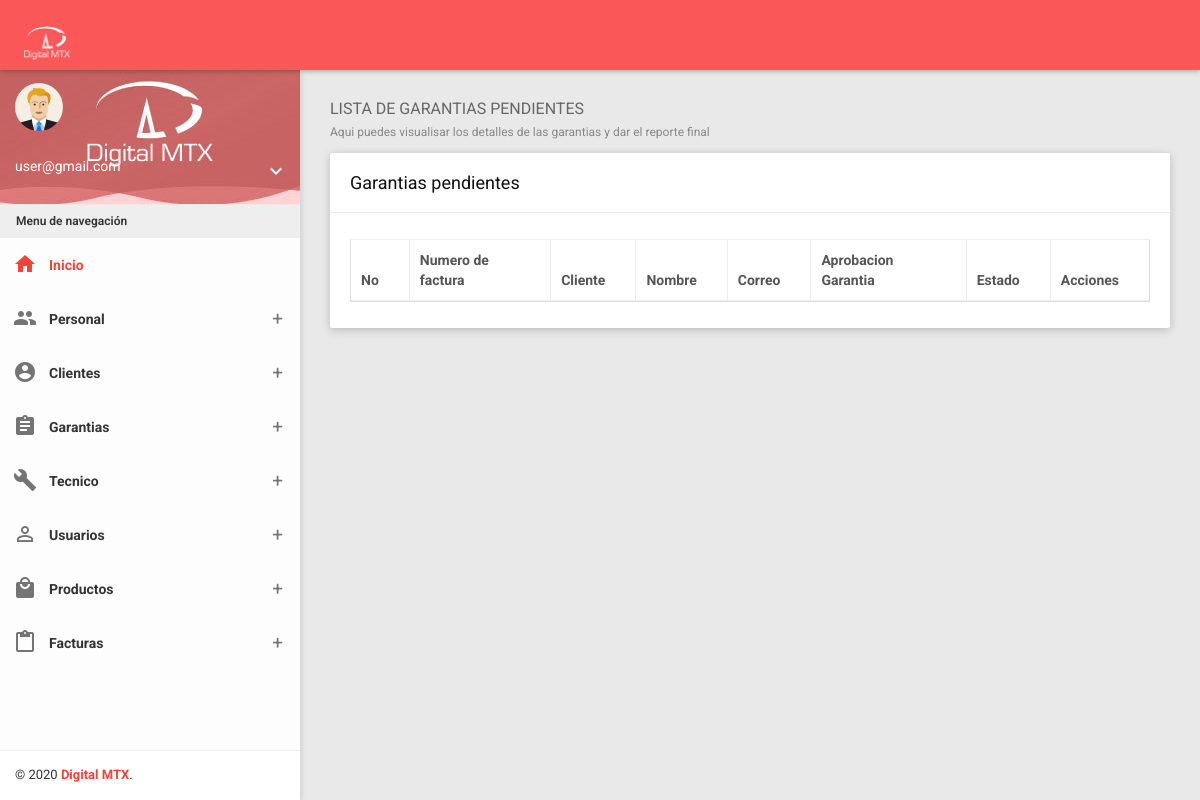
The page /?controller=technical&method=list (signed in) on the database as committed earlier.
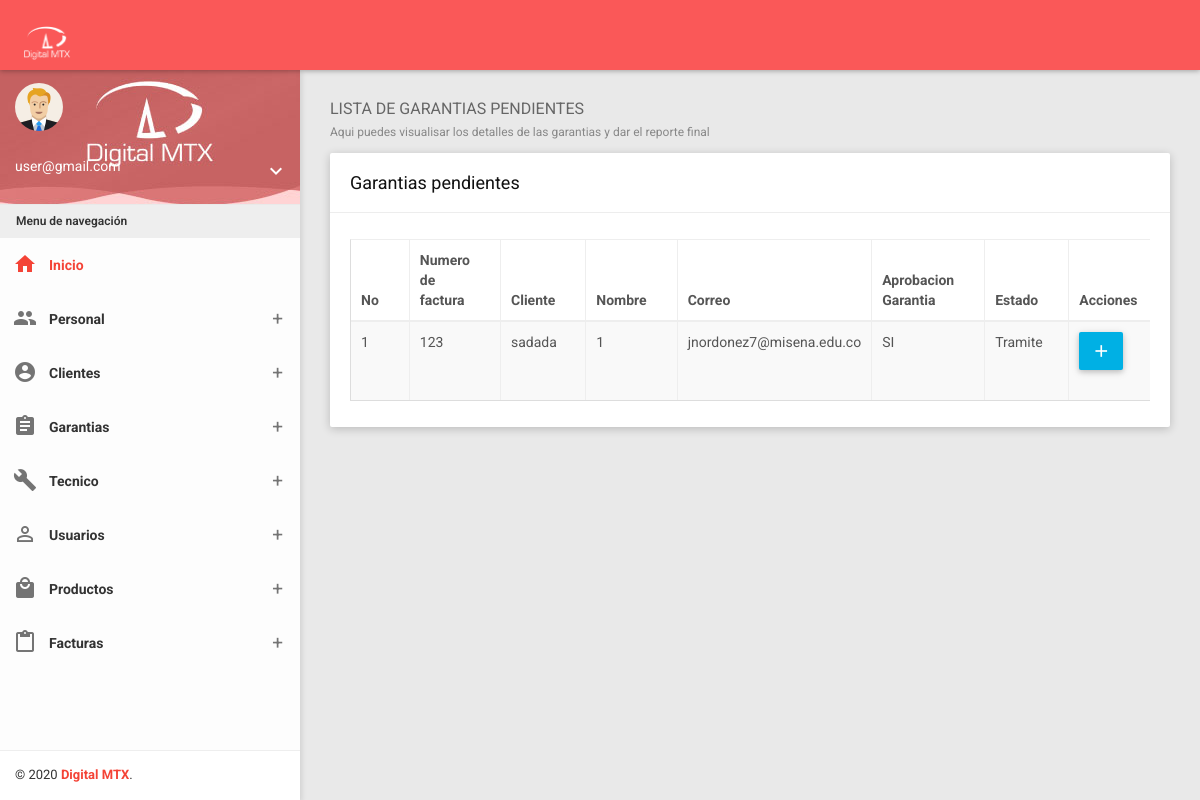
The same page on the database as committed later.
### tables this page shows
CREATE TABLE `mg_garantia` (
  `id` int(11) NOT NULL,
  `No_garantia` varchar(20) NOT NULL,
  `Fecha_ingreso` date NOT NULL,
  `Hora_ingreso` varchar(50) NOT NULL,
  `Numero_Factura` varchar(50) NOT NULL,
  `Punto_Venta` varchar(50) NOT NULL,
  `Fecha_Compra` date NOT NULL,
  `Nombre_Cliente` varchar(50) NOT NULL,
  `Identificacion_Cliente` varchar(50) NOT NULL,
  `Correo_Cliente` varchar(50) NOT NULL,
  `Direccion_Cliente` varchar(50) NOT NULL,
  `Flete` varchar(5) NOT NULL,
  `Departamento` varchar(50) DEFAULT NULL,
  `Municipio` varchar(50) DEFAULT NULL,
  `Valor_Flete` varchar(40) DEFAULT NULL,
  `No_Guia` varchar(20) DEFAULT NULL,
  `Transportadora` varchar(50) DEFAULT NULL,
  `Observacion_Empleado` text NOT NULL,
  `Empleado` varchar(50) NOT NULL
);

CREATE TABLE `mg_detalle_garantia` (
  `id` int(11) NOT NULL,
  `Codigo_Producto` varchar(50) DEFAULT NULL,
  `Descripcion_Producto` text DEFAULT NULL,
  `Marca_Producto` varchar(50) DEFAULT NULL,
  `Sello_Producto` varchar(50) DEFAULT NULL,
  `Referencia` varchar(50) DEFAULT NULL,
  `Cantidad_Producto` int(11) DEFAULT NULL,
  `Codigo_Proveedor` varchar(20) DEFAULT NULL,
  `Id_Garantia` int(11) DEFAULT NULL,
  `Observacion_Cliente` text DEFAULT NULL,
  `Estado` varchar(50) DEFAULT NULL,
  `Observacion_Final` text DEFAULT NULL,
  `Aprobacion_Garantia` varchar(5) NOT NULL
);

### Models/Technical.php (called while the page is built, shortened)
<?php
class Technical
{
	private $pdo;
	public function __construct()
	{
		try {
			$this->pdo = new Conexion;
		} catch (PDOException $e) {
			die($e->getMessage());
		}
	}
	public function getAll()
	{
		try {
			$strSql = "SELECT g.*,d.id as idDetalle ,d.Codigo_Producto as idProducto,d.Descripcion_Producto as DescripcionP ,d.Marca_Producto as Marca ,d.Sello_Producto as Serie ,d.Referencia as ReferenciaProducto , d.Id_Garantia as N_garantia , d.Observacion_Cliente as ObsCliente , d.Aprobacion_Garantia as Aprobo, d.Estado as EstadoG   FROM  mg_garantia g INNER JOIN mg_detalle_garantia d ON g.id = d.Id_Garantia WHERE d.Estado = 'Tramite' OR d.Estado = 'Solucionado por servicio tecnico' OR d.Estado = 'Pendiente por servicio tecnico'";
			$query = $this->pdo->select($strSql);
			return $query;
		} catch (PDOException $e) {
			die($e->getMessage());
		}
	}
}

### Providers/Database.php (called while the page is built, shortened)
<?php
class Conexion extends PDO
{
	public function select($strSql, $arrayData = array(), $fetchMode = PDO::FETCH_OBJ)
	{
		$query = $this->prepare($strSql);
		if (!$query->execute())
			echo "Error, la consulta no se realizó";
		else
			return $query->fetchAll($fetchMode);
	}
}

### Views/Technicals/list.php (the view)
<section class="content">
        <div class="container-fluid">
            <div class="block-header">
                <h2>
                    LISTA DE GARANTIAS PENDIENTES
                    <small>Aqui puedes visualisar los detalles de las garantias y dar el reporte final</small>
                </h2>
            </div>
            <div class="row clearfix">
                <div class="col-lg-12 col-md-12 col-sm-12 col-xs-12">
                    <div class="card">
                        <div class="header">
                            <h2>
                                Garantias pendientes
                            </h2>
                        </div>
                        <div class="body">
                            <div class="table-responsive">
                                <table class="table table-bordered table-striped table-hover dataTable <?php echo $_SESSION['user']->cargo == "Administrador" ? 'js-exportable ' : 'js-basic-example' ?>">
                                    <thead>
                                        <tr>
                                            <th>No</th>
                                            <th>Numero de factura</th>
                                            <th>Cliente</th>
                                            <th>Nombre</th>
                                            <th>Correo</th>
                                            <th>Aprobacion Garantia</th>
                                            <th>Estado</th>
                                            <th>Acciones</th>
                                        </tr>
                                    </thead>
                                    <tbody>
                                        <?php foreach ($technicals as $key => $technical) { ?>
                                            <tr>
                                                <td><?php echo $technical->N_garantia ?></td>
                                                <td><?php echo $technical->Numero_Factura ?></td>
                                                <td><?php echo $technical->Nombre_Cliente ?></td>
                                                <td><?php echo $technical->idProducto ?></td>
                                                <td><?php echo $technical->Correo_Cliente ?></td>
                                                <td><?php echo $technical->Aprobo ?></td>
                                                <td><?php echo $technical->EstadoG ?></td>
                                                <td>
                                                    <div class="row clearfix">
                                                        <?php if ($technical->EstadoG == "Tramite" || $technical->EstadoG == "Pendiente por servicio tecnico") { ?>
                                                            <div class="col-sm-6">
                                                                <a href="?controller=technical&method=details&name=<?php echo $technical->DescripcionP?>&id=<?php echo $technical->idDetalle ?>" class="btn btn-info"><i class="material-icons">add</i></a>
                                                            </div>
                                                        <?php } ?>
                                                    </div>
                                                </td>
                                            </tr>
                                        <?php }?>
                                    </tbody>
                                </table>
                            </div>
                        </div>
                    </div>
                </div>
            </div>
        </div>
    </section>

Rows that differ between the two databases and show on the page:
added mg_garantia: mg_detalle_garantia.Id_Garantia "1", Numero_Factura "123", Nombre_Cliente "sadada", mg_detalle_garantia.Codigo_Producto "1", Correo_Cliente "jnordonez7@misena.edu.co", mg_detalle_garantia.Aprobacion_Garantia "SI", mg_detalle_garantia.Estado "Tramite"
